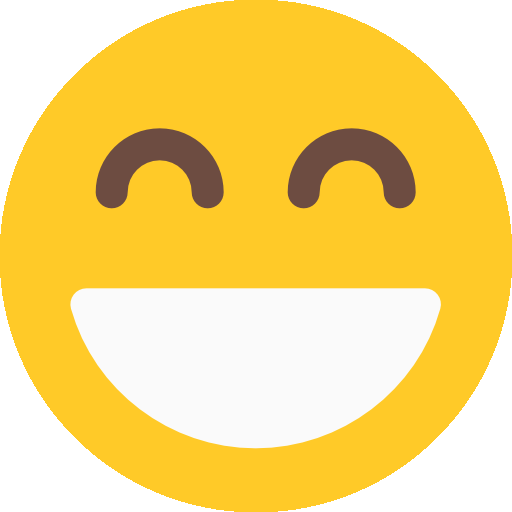
#> input picture 02_fund_algorit_IA/sem02/imgs/sonriente.png, 512 x 512 px, found by its file name
$ python ejm01_imagenes.py
#> lines starting #> are read from the running program, lines starting #| are printed output that depends on the picture
import cv2
import numpy as np
from matplotlib import pyplot as plt

ruta = 'C:\\Users\\Estudiante\\Downloads\\operaciones ml\\imgs\\sonriente.png'

img = cv2.imread(ruta, cv2.IMREAD_GRAYSCALE)
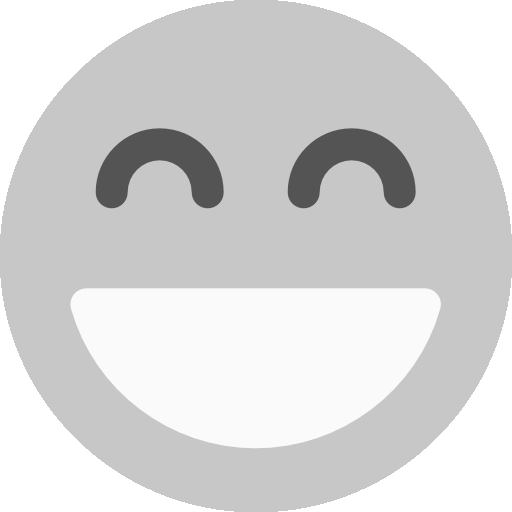
#> img: shape (512, 512); min 84, max 255, mean 214.7

plt.imshow(img, cmap='gray')
plt.title('Imagen Original')
plt.axis('off')
plt.show()

print(f'Mostrar matriz:')
print(img[:5, :10])
#| [[255 255 255 255 255 255 255 255 255 255]
#|  [255 255 255 255 255 255 255 255 255 255]
#|  [255 255 255 255 255 255 255 255 255 255]
#|  [255 255 255 255 255 255 255 255 255 255]
#|  [255 255 255 255 255 255 255 255 255 255]]

# Mostrar vector
vector = img.flatten()
print(f'Tamaño de la img:' , img.shape)
#| Tamaño de la img: (512, 512)
print(f'Tamaño del vector:' , vector.shape)
#| Tamaño del vector: (262144,)
